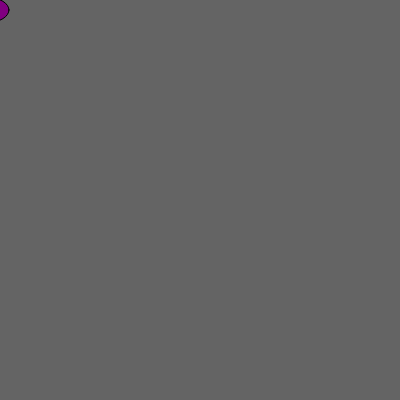
Frame 1 (no input)
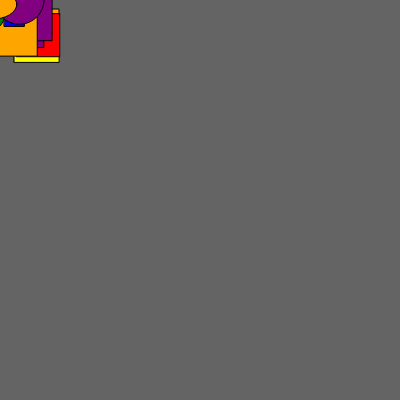
Frame 60 (no input)
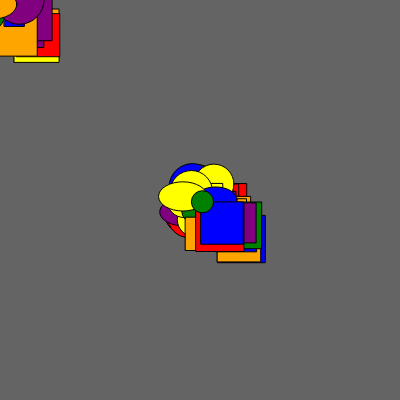
Frame 120 (the mouse pressed at the canvas centre since frame 60)

The p5.js sketch that drew these frames (run headless with seeded random() and noise() and a simulated clock; from frame 60 on, the mouse is pressed at the canvas centre):

// p5.js sketch
// ── sketch.js
function setup() {
        createCanvas(400, 400);
        background(100);
      }

      function draw() {
        let size = random(20, 50);
        let offsetX = random(-20, 20);
        let offsetY = random(-20, 20);
        let shapes = ['circle', 'ellipse', 'rect'];
        let shape = random(shapes);

        let colors = ['blue', 'orange', 'red', 'green', 'purple', 'yellow'];
        fill(random(colors));

        if (shape == 'circle') {
          circle(mouseX + offsetX, mouseY + offsetY, size);
        } else if (shape == 'ellipse') {
          ellipse(mouseX + offsetX, mouseY + offsetY, size, size * 0.6);
        } else if (shape == 'rect') {
          rect(mouseX + offsetX, mouseY + offsetY, size, size);
        }
      }
